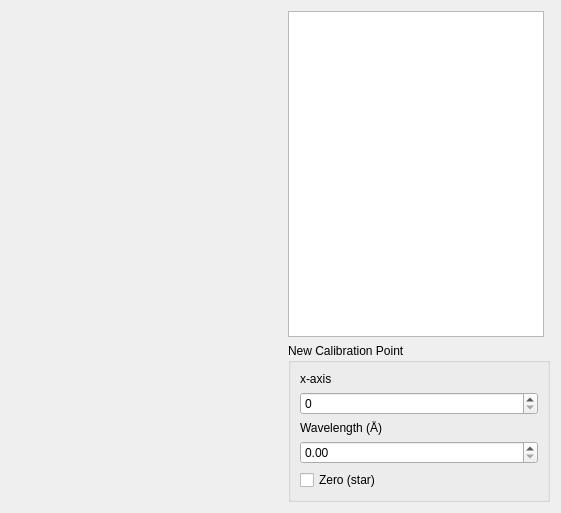
<?xml version="1.0" encoding="UTF-8"?>
<ui version="4.0">
 <class>CalibrateSpectrum</class>
 <widget class="QWidget" name="CalibrateSpectrum">
  <property name="geometry">
   <rect>
    <x>0</x>
    <y>0</y>
    <width>561</width>
    <height>513</height>
   </rect>
  </property>
  <property name="windowTitle">
   <string>Calibrate</string>
  </property>
  <layout class="QGridLayout" name="gridLayout">
   <item row="0" column="1">
    <widget class="QTableView" name="calibration_points">
     <property name="sizePolicy">
      <sizepolicy hsizetype="Minimum" vsizetype="Expanding">
       <horstretch>0</horstretch>
       <verstretch>0</verstretch>
      </sizepolicy>
     </property>
     <property name="editTriggers">
      <set>QAbstractItemView::NoEditTriggers</set>
     </property>
     <attribute name="horizontalHeaderStretchLastSection">
      <bool>true</bool>
     </attribute>
    </widget>
   </item>
   <item row="1" column="1" colspan="2">
    <widget class="QGroupBox" name="groupBox">
     <property name="sizePolicy">
      <sizepolicy hsizetype="Preferred" vsizetype="Preferred">
       <horstretch>0</horstretch>
       <verstretch>0</verstretch>
      </sizepolicy>
     </property>
     <property name="title">
      <string>New Calibration Point</string>
     </property>
     <layout class="QGridLayout" name="gridLayout_2">
      <item row="0" column="0">
       <widget class="QLabel" name="label">
        <property name="text">
         <string>x-axis</string>
        </property>
       </widget>
      </item>
      <item row="1" column="0">
       <widget class="QSpinBox" name="point_x_axis">
        <property name="maximum">
         <number>99999999</number>
        </property>
       </widget>
      </item>
      <item row="2" column="0">
       <widget class="QLabel" name="label_2">
        <property name="text">
         <string>Wavelength (Å)</string>
        </property>
       </widget>
      </item>
      <item row="3" column="0">
       <widget class="QDoubleSpinBox" name="point_wavelength">
        <property name="minimum">
         <double>0.000000000000000</double>
        </property>
        <property name="maximum">
         <double>100000000000000004764729344.000000000000000</double>
        </property>
       </widget>
      </item>
      <item row="4" column="0">
       <widget class="QCheckBox" name="point_is_star">
        <property name="text">
         <string>Zero (star)</string>
        </property>
       </widget>
      </item>
     </layout>
    </widget>
   </item>
   <item row="0" column="0" rowspan="2">
    <widget class="QWidget" name="spectrum_plot_widget" native="true">
     <property name="sizePolicy">
      <sizepolicy hsizetype="Expanding" vsizetype="Preferred">
       <horstretch>0</horstretch>
       <verstretch>0</verstretch>
      </sizepolicy>
     </property>
    </widget>
   </item>
  </layout>
 </widget>
 <resources/>
 <connections/>
</ui>
